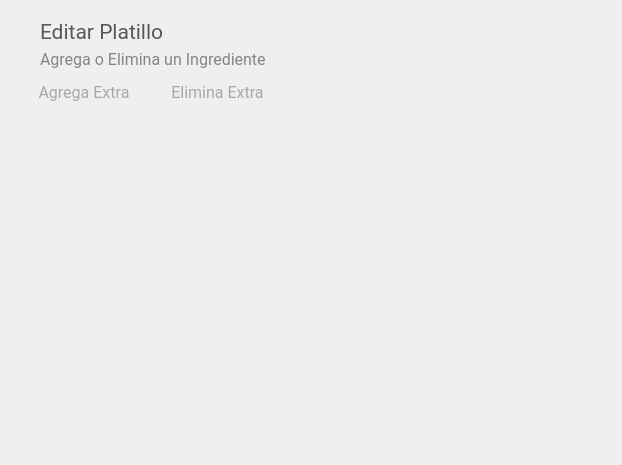
<?xml version="1.0" encoding="UTF-8"?>
<ui version="4.0">
 <class>mesero_editar_platillo</class>
 <widget class="QDialog" name="mesero_editar_platillo">
  <property name="geometry">
   <rect>
    <x>0</x>
    <y>0</y>
    <width>622</width>
    <height>465</height>
   </rect>
  </property>
  <property name="windowTitle">
   <string>Dialog</string>
  </property>
  <widget class="QStackedWidget" name="stackedWidget">
   <property name="geometry">
    <rect>
     <x>39</x>
     <y>109</y>
     <width>541</width>
     <height>321</height>
    </rect>
   </property>
   <widget class="QWidget" name="page"/>
   <widget class="QWidget" name="page_2"/>
  </widget>
  <widget class="QLabel" name="lblTitulo">
   <property name="geometry">
    <rect>
     <x>40</x>
     <y>19</y>
     <width>319</width>
     <height>25</height>
    </rect>
   </property>
   <property name="font">
    <font>
     <family>Roboto</family>
     <pointsize>16</pointsize>
    </font>
   </property>
   <property name="styleSheet">
    <string notr="true">color: #585858
</string>
   </property>
   <property name="text">
    <string>Editar Platillo</string>
   </property>
   <property name="alignment">
    <set>Qt::AlignLeading|Qt::AlignLeft|Qt::AlignVCenter</set>
   </property>
  </widget>
  <widget class="QLabel" name="lblSubtitulo">
   <property name="geometry">
    <rect>
     <x>40</x>
     <y>50</y>
     <width>319</width>
     <height>19</height>
    </rect>
   </property>
   <property name="font">
    <font>
     <family>Roboto</family>
     <pointsize>12</pointsize>
    </font>
   </property>
   <property name="styleSheet">
    <string notr="true">color: rgb(133, 133, 133);
</string>
   </property>
   <property name="text">
    <string>Agrega o Elimina un Ingrediente</string>
   </property>
   <property name="alignment">
    <set>Qt::AlignLeading|Qt::AlignLeft|Qt::AlignVCenter</set>
   </property>
  </widget>
  <widget class="QWidget" name="layoutWidget_2">
   <property name="geometry">
    <rect>
     <x>20</x>
     <y>80</y>
     <width>261</width>
     <height>26</height>
    </rect>
   </property>
   <layout class="QHBoxLayout" name="botonesSideBar">
    <item>
     <widget class="QPushButton" name="btnAgregarExtra">
      <property name="font">
       <font>
        <family>Roboto</family>
        <pointsize>12</pointsize>
        <weight>50</weight>
        <bold>false</bold>
       </font>
      </property>
      <property name="cursor">
       <cursorShape>PointingHandCursor</cursorShape>
      </property>
      <property name="styleSheet">
       <string notr="true">*{
	border: none;
	color: #A6A9A5;
}

:hover{
	color: #585858;
}
</string>
      </property>
      <property name="text">
       <string>Agrega Extra</string>
      </property>
     </widget>
    </item>
    <item>
     <widget class="QPushButton" name="btnEliminarExtra">
      <property name="font">
       <font>
        <family>Roboto</family>
        <pointsize>12</pointsize>
        <weight>50</weight>
        <bold>false</bold>
       </font>
      </property>
      <property name="cursor">
       <cursorShape>PointingHandCursor</cursorShape>
      </property>
      <property name="styleSheet">
       <string notr="true">*{
	border: none;
	color: #A6A9A5;
}

:hover{
	color: #585858;
}
</string>
      </property>
      <property name="text">
       <string>Elimina Extra</string>
      </property>
     </widget>
    </item>
   </layout>
  </widget>
 </widget>
 <resources/>
 <connections/>
</ui>
